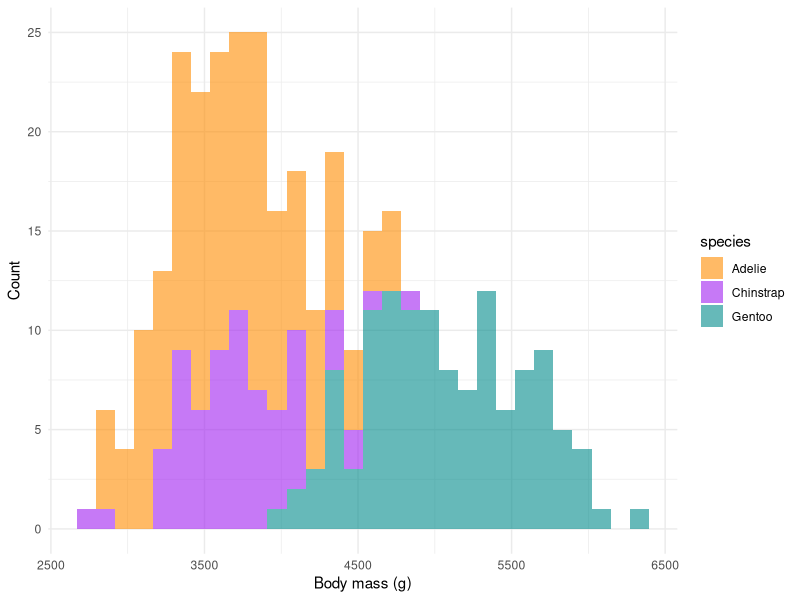

The R source for this figure:
## ---- chunk 1
library(tidyverse)
library(palmerpenguins)
## ---- chunk 2
ggplot(penguins, aes(x = body_mass_g, fill = species)) +
  geom_histogram(alpha = 0.6) +
  scale_fill_manual(values = c("darkorange", "purple", "cyan4")) +
  theme_minimal() +
  labs(
    x = "Body mass (g)",
    y = "Count",
    color = "Species"
  )
## ---- chunk 3
penguins %>%
  filter(!(is.na(sex))) %>%
  group_by(species, sex) %>%
  summarize(
    bill_length = mean(bill_length_mm, na.rm = TRUE),
    bill_depth = mean(bill_depth_mm, na.rm = TRUE),
    flipper_length = mean(flipper_length_mm, na.rm = TRUE),
    body_mass = mean(body_mass_g, na.rm = TRUE)
  )
